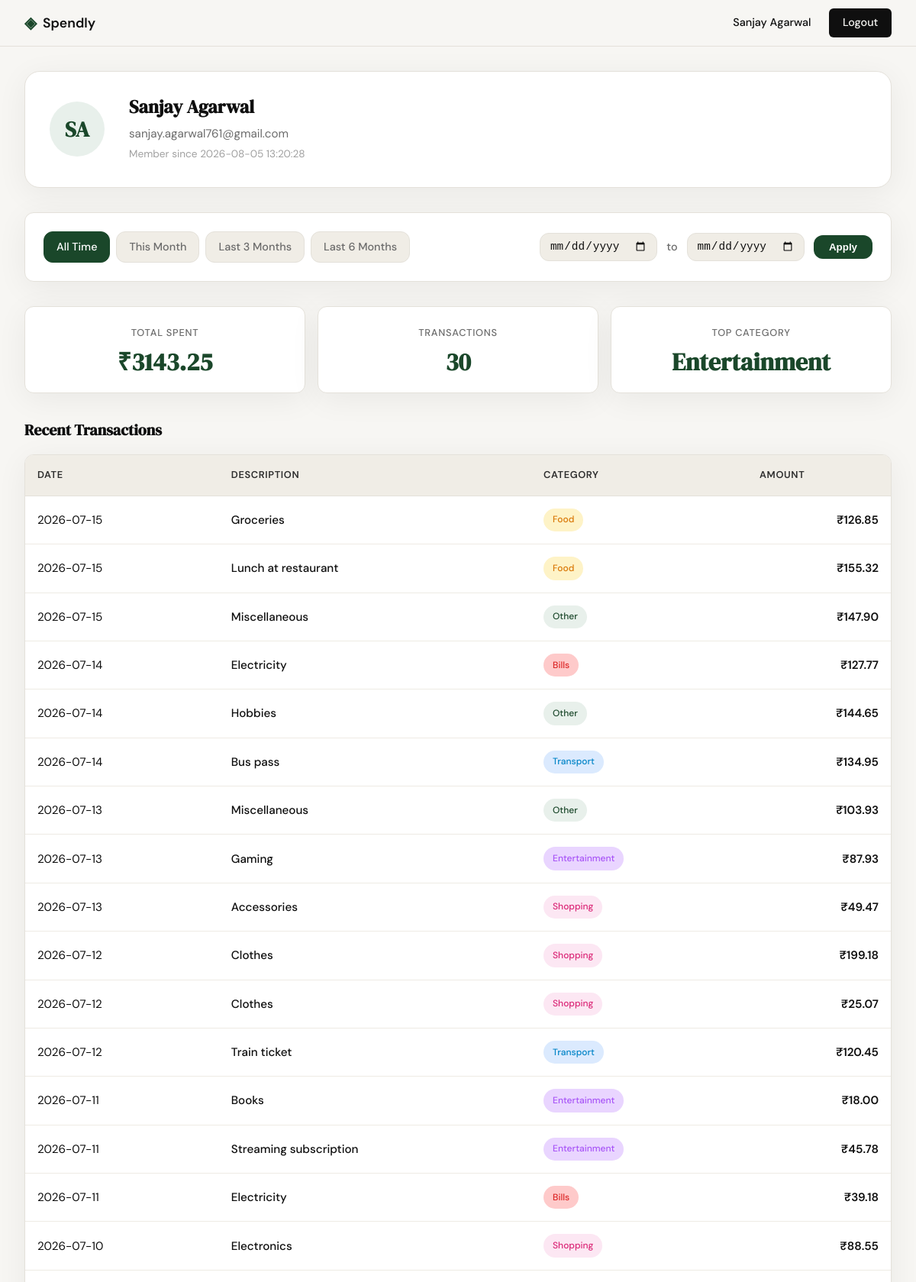
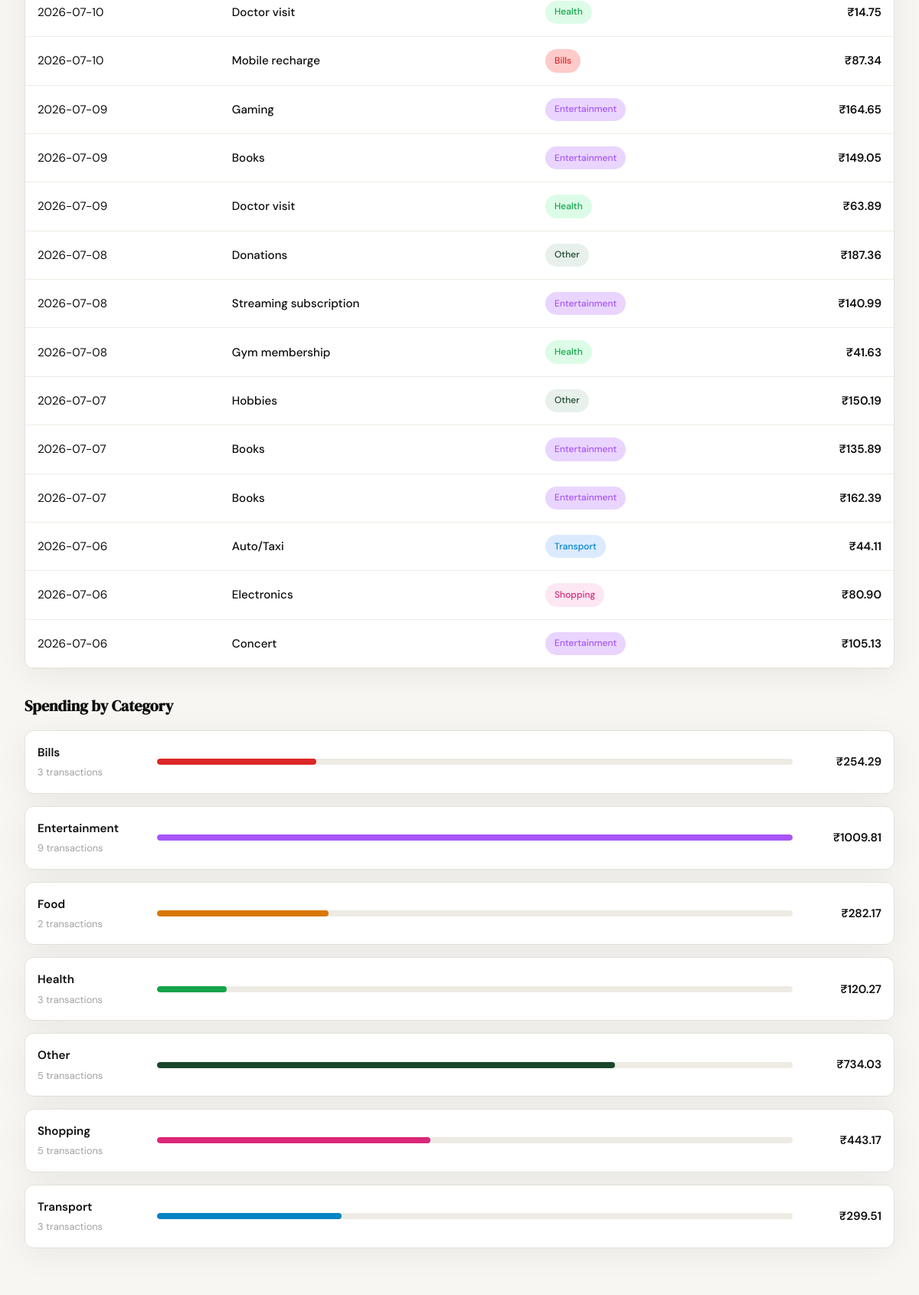
Screenshot of /profile (signed in, upper part) with the database file from the repository (2 pictures, top to bottom).
### tables this page shows
CREATE TABLE users (
            id INTEGER PRIMARY KEY AUTOINCREMENT,
            name TEXT NOT NULL,
            email TEXT UNIQUE NOT NULL,
            password_hash TEXT NOT NULL,
            created_at TEXT DEFAULT (datetime('now'))
        );

CREATE TABLE expenses (
            id INTEGER PRIMARY KEY AUTOINCREMENT,
            user_id INTEGER NOT NULL,
            amount REAL NOT NULL,
            category TEXT NOT NULL,
            date TEXT NOT NULL,
            description TEXT,
            created_at TEXT DEFAULT (datetime('now')),
            FOREIGN KEY (user_id) REFERENCES users (id)
        );

### app.py (the view)
@app.route("/profile")
def profile():
    if not session.get("user_id"):
        return redirect(url_for("login"))
    user_id = session.get("user_id")
    date_from = parse_iso_date(request.args.get("date_from"))
    date_to = parse_iso_date(request.args.get("date_to"))
    if date_from and date_to and date_from > date_to:
        flash("Start date must be before end date.", "error")
        date_from = None
        date_to = None
    user = get_user_by_id(user_id)
    if not user:
        return redirect(url_for("login"))
    user_name = user["name"]
    user_email = user["email"]
    user_initials = "".join(word[0].upper() for word in user_name.split())
    member_since = user["created_at"]
    expenses = get_user_expenses(user_id, date_from, date_to)
    transactions_data = [
        {
            "date": expense["date"],
            "description": expense["description"] or "",
            "category": expense["category"],
            "category_slug": expense["category"].lower(),
            "amount": f"{expense['amount']:.2f}"
        }
        for expense in expenses
    ]
    summary = get_expense_summary(user_id, date_from, date_to)
    total_spent = summary["total"]
    transaction_count = summary["count"]
    top_category = summary["top_category"]
    categories = summary["categories"]
    preset_this_month = get_preset_dates("this_month")
    preset_last_3_months = get_preset_dates("last_3_months")
    preset_last_6_months = get_preset_dates("last_6_months")
    active_preset = determine_active_preset(date_from, date_to)
    context = {
        "user_name": user_name,
        "user_initials": user_initials,
        "user_email": user_email,
        "member_since": member_since,
        "total_spent": total_spent,
        "transaction_count": transaction_count,
        "top_category": top_category,
        "transactions": transactions_data,
        "categories": categories,
        "date_from": date_from,
        "date_to": date_to,
        "active_preset": active_preset,
        "preset_this_month": preset_this_month,
        "preset_last_3_months": preset_last_3_months,
        "preset_last_6_months": preset_last_6_months,
    }
    return render_template("profile.html", **context)

### app.py (called while the page is built)
def parse_iso_date(value):
    if not value:
        return None
    try:
        return datetime.strptime(value, "%Y-%m-%d").date().isoformat()
    except ValueError:
        return None

def get_preset_dates(preset):
    today = datetime.now().date()
    if preset == "this_month":
        return {
            "from": today.replace(day=1).isoformat(),
            "to": today.isoformat()
        }
    elif preset == "last_3_months":
        return {
            "from": (today - timedelta(days=90)).isoformat(),
            "to": today.isoformat()
        }
    elif preset == "last_6_months":
        return {
            "from": (today - timedelta(days=180)).isoformat(),
            "to": today.isoformat()
        }
    else:  # "all_time" or absent
        return {"from": None, "to": None}

def determine_active_preset(date_from, date_to):
    if not date_from or not date_to:
        return "all_time"
    for preset in ("this_month", "last_3_months", "last_6_months"):
        preset_dates = get_preset_dates(preset)
        if date_from == preset_dates["from"] and date_to == preset_dates["to"]:
            return preset
    return "custom"

### database/db.py (called while the page is built)
def get_db():
    db_path = os.path.join(os.path.dirname(__file__), "..", "spendly.db")
    conn = sqlite3.connect(db_path)
    conn.row_factory = sqlite3.Row
    conn.execute("PRAGMA foreign_keys = ON")
    return conn

def get_user_by_id(user_id):
    db = get_db()
    cursor = db.cursor()
    cursor.execute("SELECT id, name, email, created_at FROM users WHERE id = ?", (user_id,))
    user = cursor.fetchone()
    db.close()
    return user

def get_user_expenses(user_id, date_from=None, date_to=None):
    db = get_db()
    cursor = db.cursor()
    query = "SELECT id, amount, category, date, description FROM expenses WHERE user_id = ?"
    params = [user_id]
    if date_from and date_to:
        query += " AND date BETWEEN ? AND ?"
        params.extend([date_from, date_to])
    query += " ORDER BY date DESC"
    cursor.execute(query, tuple(params))
    expenses = cursor.fetchall()
    db.close()
    return expenses if expenses else []

### templates/profile.html (shortened to what this page needs)
{% extends "base.html" %}
{% block head %}
<link rel="stylesheet" href="{{ url_for('static', filename='css/profile.css') }}">
{% endblock %}
{% block content %}
<div class="profile-wrapper">
  <div class="user-card">
    <div class="user-avatar">{{ user_initials }}</div>
    <div class="user-details">
      <h1 class="user-name">{{ user_name }}</h1>
      <p class="user-email">{{ user_email }}</p>
      <p class="user-meta">Member since {{ member_since }}</p>
    </div>
  </div>
  <div class="filter-bar">
    <div class="filter-presets">
      <a href="{{ url_for('profile') }}"
         class="preset-btn {% if active_preset == 'all_time' %}preset-btn--active{% endif %}">
        All Time
      </a>
      <a href="{{ url_for('profile', date_from=preset_this_month['from'], date_to=preset_this_month['to']) }}"
         class="preset-btn {% if active_preset == 'this_month' %}preset-btn--active{% endif %}">
        This Month
      </a>
      <a href="{{ url_for('profile', date_from=preset_last_3_months['from'], date_to=preset_last_3_months['to']) }}"
         class="preset-btn {% if active_preset == 'last_3_months' %}preset-btn--active{% endif %}">
        Last 3 Months
      </a>
      <a href="{{ url_for('profile', date_from=preset_last_6_months['from'], date_to=preset_last_6_months['to']) }}"
         class="preset-btn {% if active_preset == 'last_6_months' %}preset-btn--active{% endif %}">
        Last 6 Months
      </a>
    </div>
    <form method="GET" action="{{ url_for('profile') }}" class="filter-form">
      <input type="date" name="date_from" value="{{ date_from or '' }}" class="filter-input">
      <span class="filter-separator">to</span>
      <input type="date" name="date_to" value="{{ date_to or '' }}" class="filter-input">
      <button type="submit" class="filter-apply">Apply</button>
    </form>
  </div>
  <div class="stats-grid">
    <div class="stat-box">
      <div class="stat-label">Total Spent</div>
      <div class="stat-value">₹{{ total_spent }}</div>
    </div>
    <div class="stat-box">
      <div class="stat-label">Transactions</div>
      <div class="stat-value">{{ transaction_count }}</div>
    </div>
    <div class="stat-box">
      <div class="stat-label">Top Category</div>
      <div class="stat-value">{{ top_category }}</div>
    </div>
  </div>
  <section class="profile-section">
    <h2 class="section-heading">Recent Transactions</h2>
    <div class="transactions-table-wrapper">
      <table class="transactions-table">
        <thead>
          <tr>
            <th>Date</th>
            <th>Description</th>
            <th>Category</th>
            <th class="amount-cell">Amount</th>
          </tr>
        </thead>
        <tbody>
          {% for transaction in transactions %}
          <tr>
            <td class="date-cell">{{ transaction.date }}</td>
            <td class="description-cell">{{ transaction.description }}</td>
            <td class="category-cell">
              <span class="category-badge category-{{ transaction.category_slug }}">
                {{ transaction.category }}
              </span>
            </td>
            <td class="amount-cell">₹{{ transaction.amount }}</td>
          </tr>
          {% endfor %}
        </tbody>
      </table>
    </div>
  </section>
  <section class="profile-section">
    <h2 class="section-heading">Spending by Category</h2>
    <div class="breakdown-list">
      {% for category in categories %}
      <div class="breakdown-item">
        <div class="breakdown-label">
          <span class="breakdown-name">{{ category.name }}</span>
          <span class="breakdown-count">{{ category.count }} transaction{% if category.count != 1 %}s{% endif %}</span>
        </div>
        <div class="breakdown-bar-container">
          <div class="breakdown-bar">
            <div
              class="breakdown-bar-fill category-{{ category.slug }}"
              style="width: {{ category.percentage }}%"
            ></div>
          </div>
        </div>
        <div class="breakdown-amount">₹{{ category.total }}</div>
      </div>
      {% endfor %}
    </div>
  </section>
</div>
{% endblock %}

### templates/base.html (shortened to what this page needs)
<!DOCTYPE html>
<html lang="en">
<head>
    <link rel="stylesheet" href="{{ url_for('static', filename='css/style.css') }}">
    {% block head %}{% endblock %}
</head>
<body>
    <nav class="navbar">
        <div class="nav-inner">
            <a href="{{ url_for('landing') }}" class="nav-brand">
                <span class="brand-icon">◈</span>
                <span class="brand-name">Spendly</span>
            </a>
            <div class="nav-links">
                {% if session.get('user_id') %}
                    <span class="nav-username">{{ session.get('user_name', 'User') }}</span>
                    <a href="{{ url_for('logout') }}" class="nav-cta">Logout</a>
                {% else %}
                    <a href="{{ url_for('login') }}">Sign in</a>
                    <a href="{{ url_for('register') }}" class="nav-cta">Get started</a>
                {% endif %}
            </div>
        </div>
    </nav>
    <main class="main-content">
        {% block content %}{% endblock %}
    </main>
</body>
</html>

### static/css/style.css (style rules this page uses)
:root { --ink: #0f0f0f; --ink-soft: #2d2d2d; --ink-muted: #6b6b6b; --ink-faint: #a0a0a0; --paper: #f7f6f3; --paper-warm: #f0ede6; --paper-card: #ffffff; --accent: #1a472a; --accent-light: #e8f0eb; --accent-2: #c17f24; --accent-2-light: #fdf3e3; --danger: #c0392b; --danger-light: #fdecea; --border: #e4e1da; --border-soft: #eeebe4; --font-display: 'DM Serif Display', Georgia, serif; --font-body: 'DM Sans', system-ui, sans-serif; --max-width: 1200px; --auth-width: 440px; --radius-sm: 6px; --radius-md: 12px; --radius-lg: 20px; }
*, *::before, *::after { box-sizing: border-box; margin: 0; padding: 0; }
html { font-size: 16px; scroll-behavior: smooth; }
body { background: var(--paper); color: var(--ink); font-family: var(--font-body); font-size: 1rem; line-height: 1.6; -webkit-font-smoothing: antialiased; }
a { color: inherit; text-decoration: none; }
.navbar { position: sticky; top: 0; z-index: 100; background: var(--paper); border-bottom: 1px solid var(--border); padding: 0 2rem; }
.nav-inner { max-width: var(--max-width); margin: 0 auto; height: 60px; display: flex; align-items: center; justify-content: space-between; }
.nav-brand { display: flex; align-items: center; gap: 0.5rem; font-family: var(--font-body); font-weight: 600; font-size: 1.1rem; color: var(--ink); }
.brand-icon { color: var(--accent); font-size: 1.3rem; }
.brand-name { color: var(--ink); }
.nav-links { display: flex; align-items: center; gap: 1.5rem; font-size: 0.9rem; font-weight: 500; }
.nav-links a { color: var(--ink-muted); transition: color 0.2s; }
.nav-cta { background: var(--ink) !important; color: var(--paper) !important; padding: 0.45rem 1.1rem; border-radius: var(--radius-sm); transition: background 0.2s !important; }
.main-content { min-height: calc(100vh - 60px - 100px); }

### rows the page displays
users: get "Sanjay Agarwal", name "Sanjay Agarwal", email "sanjay.agarwal761@gmail.com", created_at "2026-08-05 13:20:28"
expenses: category "Entertainment", name "Entertainment", count "9", {{ category.percentage }} 100 (drawn), total "1009.81"
expenses: name "Food", count "2", {{ category.percentage }} 27 (drawn), total "282.17"
expenses: name "Other", count "5", {{ category.percentage }} 72 (drawn), total "734.03"
expenses: name "Bills", count "3", {{ category.percentage }} 25 (drawn), total "254.29"
expenses: name "Transport", count "3", {{ category.percentage }} 29 (drawn), total "299.51"
expenses: name "Shopping", count "5", {{ category.percentage }} 43 (drawn), total "443.17"
expenses: name "Health", count "3", {{ category.percentage }} 11 (drawn), total "120.27"

### other values shown
{{ user_initials }} "SA"
{{ total_spent }} "3143.25"
{{ transaction_count }} "30"
